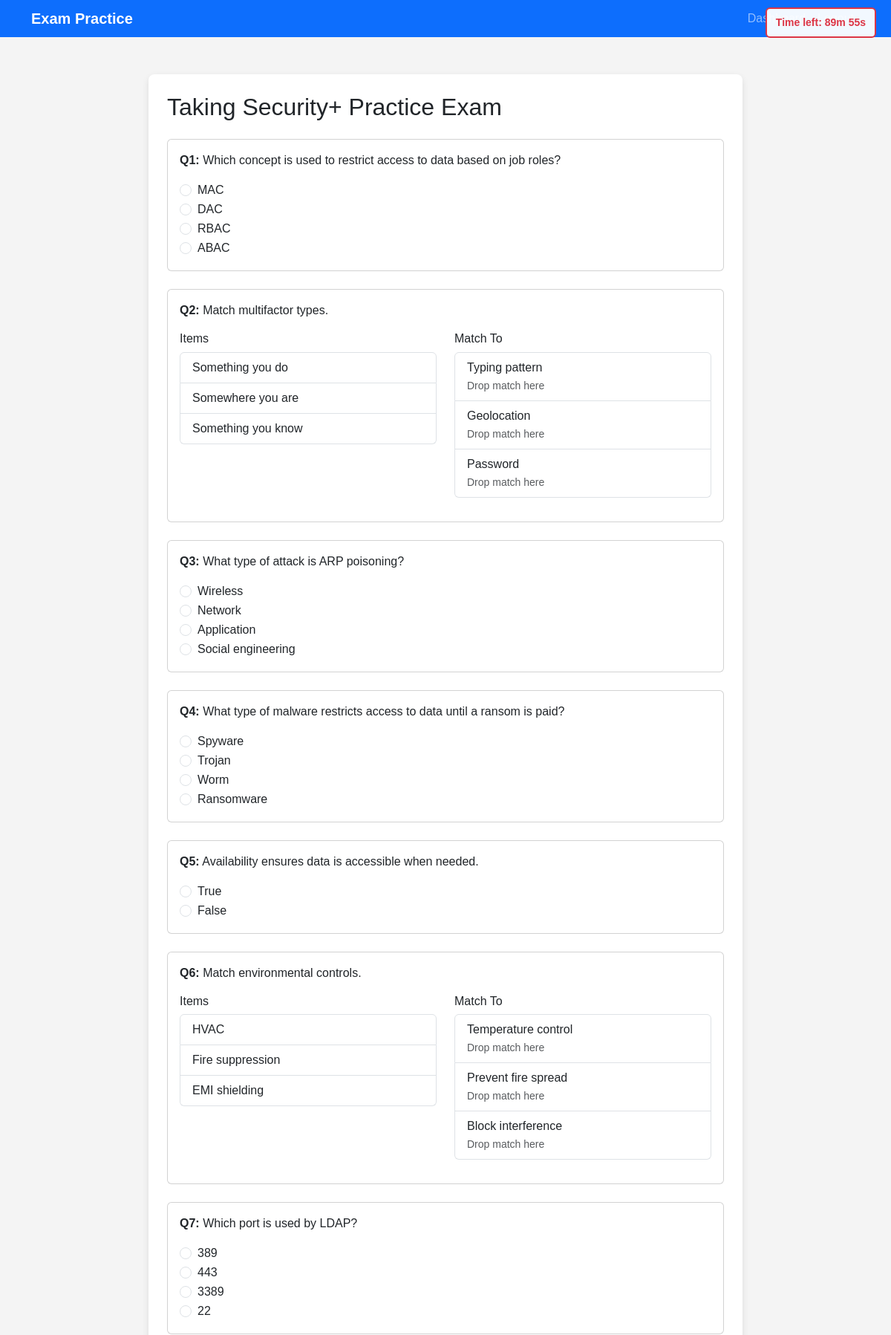
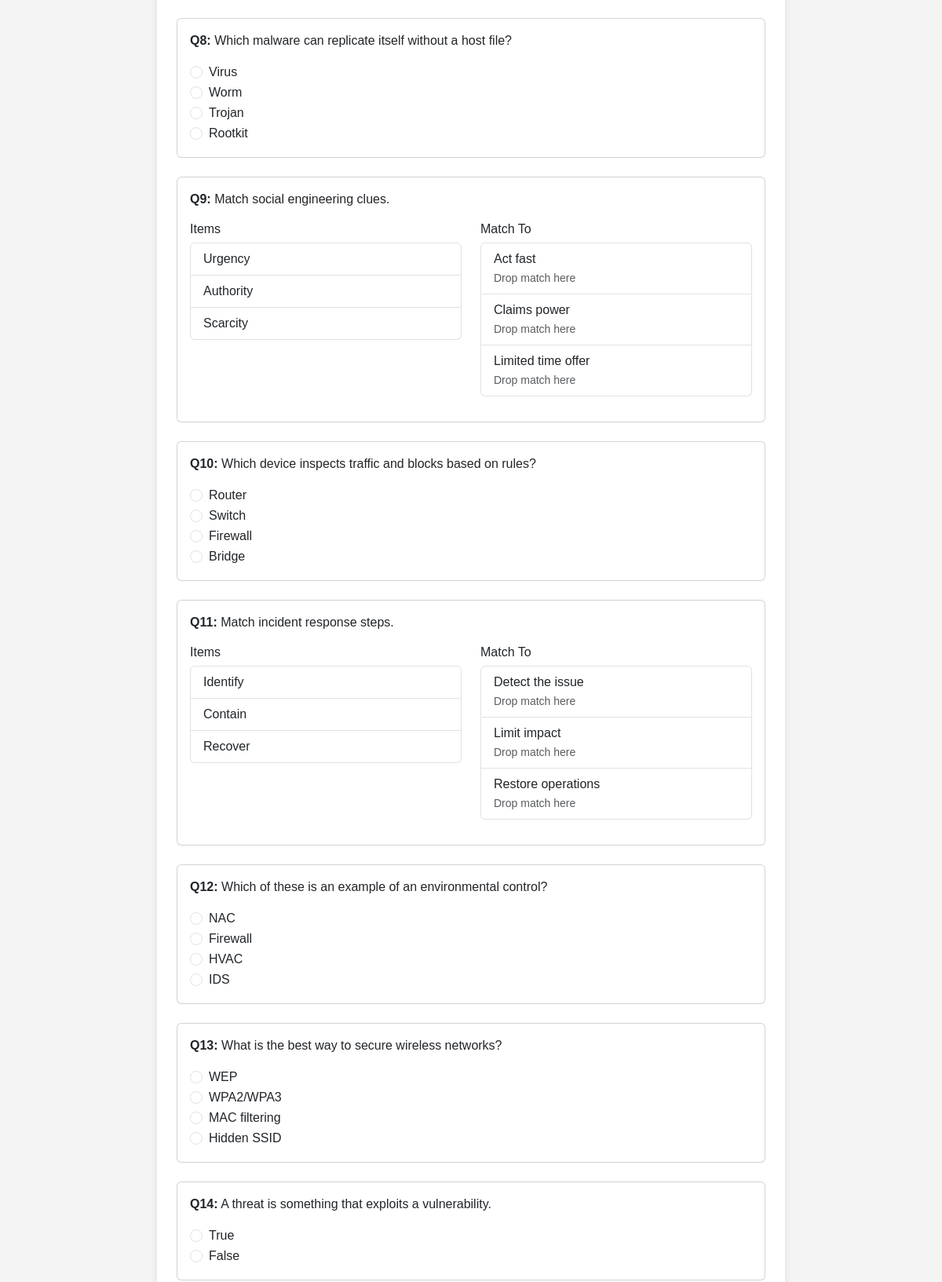
Page /accounts/exams/3/ (signed in, upper part) on the committed database (2 pictures, top to bottom).
### exams/models.py (models this page shows)
class Exam(models.Model):
    name = models.CharField(max_length=255)
    description = models.TextField()

class Question(models.Model):
    QUESTION_TYPES = [
        ('multiple_choice', 'Multiple Choice'),
        ('drag_and_drop', 'Drag and Drop'),
        ('true_false', 'True/False'),
    ]
    exam = models.ForeignKey(Exam, on_delete=models.CASCADE)
    text = models.TextField()
    option_a = models.CharField(max_length=255, blank=True, null=True)
    option_b = models.CharField(max_length=255, blank=True, null=True)
    option_c = models.CharField(max_length=255, blank=True, null=True)
    option_d = models.CharField(max_length=255, blank=True, null=True)
    correct_option = models.CharField(
        max_length=1,
        choices=[('A', 'A'), ('B', 'B'), ('C', 'C'), ('D', 'D')],
        blank=True,
        null=True
    )
    question_type = models.CharField(max_length=20, choices=QUESTION_TYPES, default='multiple_choice')
    extra_data = models.JSONField(blank=True, null=True)  # for drag-and-drop or PBQs

### exams/views.py (the view, shortened to what this page needs)
# urls.py: path('exams/<int:exam_id>/', take_exam, name='take_exam'),
@login_required
def take_exam(request, exam_id):
    settings = UserSettings.objects.get(user=request.user)
    use_timer = settings.timer_enabled
    exam = get_object_or_404(Exam, id=exam_id)
    if request.method == 'POST':
        question_ids_str = request.POST.get("question_ids", "")
        question_ids = [int(qid) for qid in question_ids_str.split(",") if qid.strip().isdigit()]
        selected_questions = list(Question.objects.filter(id__in=question_ids))
    else:
        questions = list(Question.objects.filter(exam=exam))
        random.shuffle(questions)
        selected_questions = questions[:90]
    return render(request, 'exams/take_exam.html', {
        'exam': exam,
        'questions': selected_questions,
        'start_time': timezone.now().isoformat(),
        'use_timer': use_timer,
    })

### exams/templates/exams/take_exam.html (shortened to what this page needs)
{% extends 'exams/base.html' %}
{% block content %}
<div class="exam-container">
    <h2 class="mb-4">Taking {{ exam.name }}</h2>
    <form method="post" id="examForm">
        {% for q in questions %}
        <div class="card mb-4">
            <div class="card-body">
                <p><strong>Q{{ forloop.counter }}:</strong> {{ q.text }}</p>
                {% if q.question_type == 'multiple_choice' %}
                    <div class="form-check">
                        <input type="radio" name="q{{ q.id }}" value="A" class="form-check-input"> {{ q.option_a }}
                    </div>
                    <div class="form-check">
                        <input type="radio" name="q{{ q.id }}" value="B" class="form-check-input"> {{ q.option_b }}
                    </div>
                    <div class="form-check">
                        <input type="radio" name="q{{ q.id }}" value="C" class="form-check-input"> {{ q.option_c }}
                    </div>
                    <div class="form-check">
                        <input type="radio" name="q{{ q.id }}" value="D" class="form-check-input"> {{ q.option_d }}
                    </div>
                {% elif q.question_type == 'true_false' %}
                    <div class="form-check">
                        <input type="radio" name="q{{ q.id }}" value="A" class="form-check-input"> True
                    </div>
                    <div class="form-check">
                        <input type="radio" name="q{{ q.id }}" value="B" class="form-check-input"> False
                    </div>
                {% elif q.question_type == 'drag_and_drop' and q.extra_data.pairs %}
                <div class="drag-drop-wrapper mb-3" data-question-id="{{ q.id }}">
                    <div class="row">
                        <div class="col-md-6">
                            <h6>Items</h6>
                            <ul class="list-group source-items" id="source-{{ q.id }}">
                                {% for key, value in q.extra_data.pairs.items %}
                                    <li class="list-group-item draggable" draggable="true" data-key="{{ key }}">
                                        {{ key }}
                                    </li>
                                {% endfor %}
                            </ul>
                        </div>
                        <div class="col-md-6">
                            <h6>Match To</h6>
                            <ul class="list-group target-items" id="target-{{ q.id }}">
                                {% for key, value in q.extra_data.pairs.items %}
                                     <li class="list-group-item dropzone" data-key="{{ value }}">
                                        {{ value }}<br>
                                        <small class="text-muted">Drop match here</small>
                                    </li>
                                {% endfor %}
                            </ul>
                        </div>
                    </div>
                </div>
                {% endif %}
            </div>
        </div>
        {% endfor %}
    </form>
</div>
<div id="timer" class="fixed-timer"></div>
{% endblock %}

### exams/templates/exams/base.html (style rules this page uses)
body { font-family: Arial, sans-serif; background-color: #f4f4f4; margin: 0; padding: 0; }
.exam-container { max-width: 800px; background: white; padding: 25px; border-radius: 8px; box-shadow: 0px 4px 10px rgba(0, 0, 0, 0.1); margin: 50px auto; overflow: visible; }
.fixed-timer { position: fixed; top: 10px; right: 20px; background-color: rgba(255, 255, 255, 0.95); border: 2px solid #dc3545; padding: 8px 12px; border-radius: 6px; font-size: 14px; font-weight: bold; color: #dc3545; z-index: 9999; }

### rows in the picture
Exam: name "Security+ Practice Exam"
Question: text "Which concept is used to restrict access to data based on job roles?", option_a "MAC", option_b "DAC", option_c "RBAC", option_d "ABAC"
Question: text "Match multifactor types.", pairs "Something you do" "Somewhere you are" "Something you know", pairs "Typing pattern" "Geolocation" "Password"
Question: text "What type of attack is ARP poisoning?", option_a "Wireless", option_b "Network", option_c "Application", option_d "Social engineering"
Question: text "What type of malware restricts access to data until a ransom is paid?", option_a "Spyware", option_b "Trojan", option_c "Worm", option_d "Ransomware"
Question: text "Availability ensures data is accessible when needed."
Question: text "Match environmental controls.", pairs "HVAC" "Fire suppression" "EMI shielding", pairs "Temperature control" "Prevent fire spread" "Block interference"
Question: text "Which port is used by LDAP?", option_a "389", option_b "443", option_c "3389", option_d "22"
Question: text "Which malware can replicate itself without a host file?", option_a "Virus", option_b "Worm", option_c "Trojan", option_d "Rootkit"
Question: text "Match social engineering clues.", pairs "Urgency" "Authority" "Scarcity", pairs "Act fast" "Claims power" "Limited time offer"
Question: text "Which device inspects traffic and blocks based on rules?", option_a "Router", option_b "Switch", option_c "Firewall", option_d "Bridge"
Question: text "Match incident response steps.", pairs "Identify" "Contain" "Recover", pairs "Detect the issue" "Limit impact" "Restore operations"
Question: text "Which of these is an example of an environmental control?", option_a "NAC", option_b "Firewall", option_c "HVAC", option_d "IDS"
Question: text "What is the best way to secure wireless networks?", option_a "WEP", option_b "WPA2/WPA3", option_c "MAC filtering", option_d "Hidden SSID"
Question: text "A threat is something that exploits a vulnerability."
